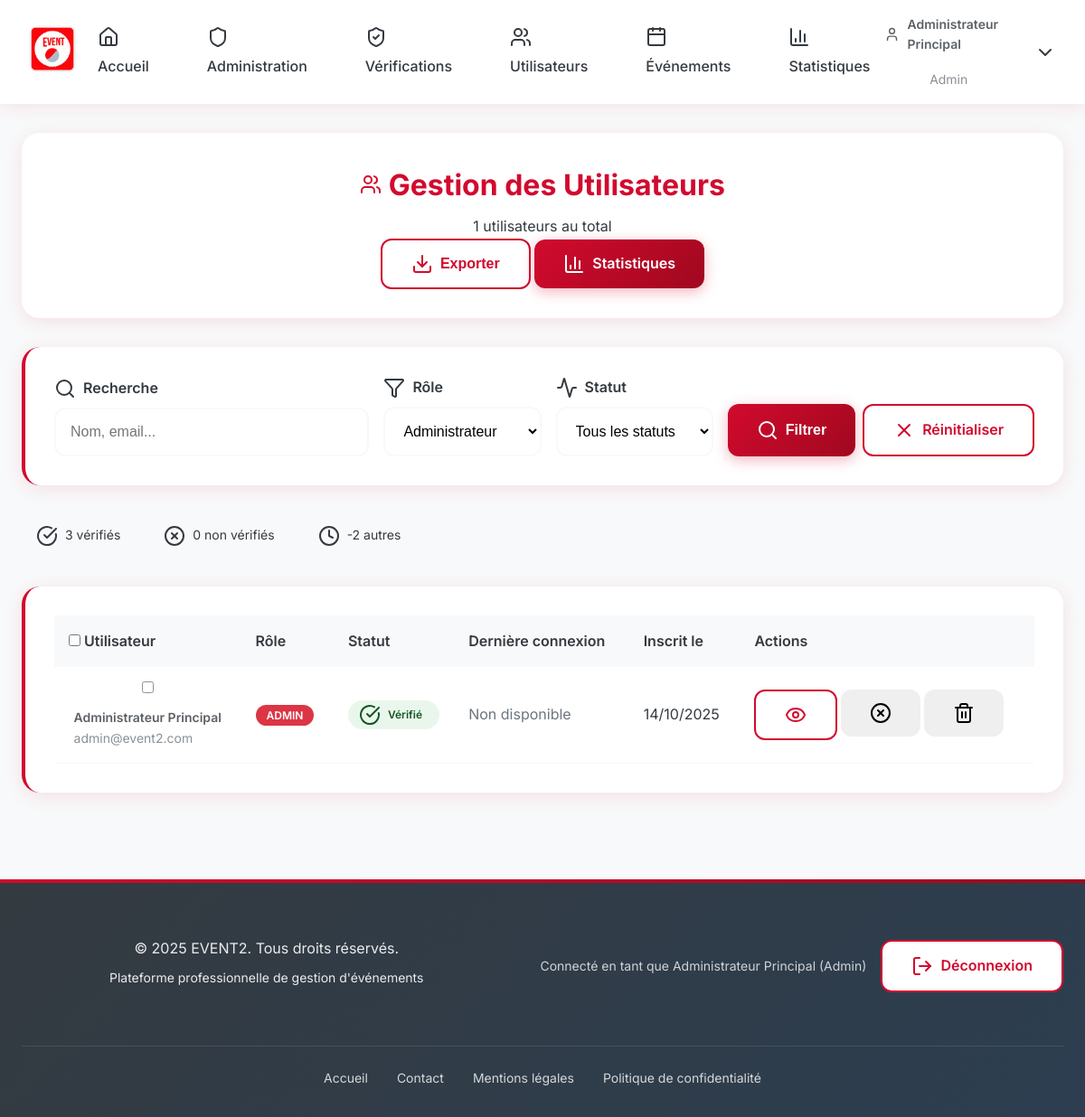
The app's page /admin/users.php?role=admin (signed in) with its own data.
### tables this page shows
CREATE TABLE utilisateurs (
    id INT PRIMARY KEY AUTO_INCREMENT,
    nom_complet VARCHAR(255) NOT NULL,
    email VARCHAR(255) NOT NULL,
    mot_de_passe_hash VARCHAR(255) NOT NULL,
    role ENUM('admin', 'organisateur', 'participant') DEFAULT 'participant',
    email_verifie BOOLEAN DEFAULT FALSE,
    date_creation DATETIME DEFAULT CURRENT_TIMESTAMP,
    statut_verification ENUM('en_attente', 'verifie', 'rejete') DEFAULT 'en_attente',
    date_demande_verification DATETIME NULL,
    date_verification DATETIME NULL,
    verifie_par_admin_id INT NULL,
    gmail_app_password VARCHAR(255) NULL
);

### admin/users.php (the view, shortened to what this page needs)
<?php
$db = Database::getInstance();
$search = $_GET['search'] ?? '';
$role_filter = $_GET['role'] ?? '';
$page = max(1, (int)($_GET['page'] ?? 1));
$per_page = 15;
$offset = ($page - 1) * $per_page;
$where_conditions = ["1=1"];
$params = [];
if (!empty($role_filter)) {
    $where_conditions[] = "role = ?";
    $params[] = $role_filter;
}
$count_sql = "SELECT COUNT(*) FROM utilisateurs WHERE " . implode(" AND ", $where_conditions);
$count_stmt = $db->prepare($count_sql);
$count_stmt->execute($params);
$total_users = $count_stmt->fetchColumn();
$sql = "
    SELECT id, nom_complet, email, role, date_creation, email_verifie
    FROM utilisateurs
    WHERE " . implode(" AND ", $where_conditions) . "
    ORDER BY date_creation DESC
    LIMIT $per_page OFFSET $offset
";
$stmt = $db->prepare($sql);
$stmt->execute($params);
$users = $stmt->fetchAll();
$total_verified = $db->query("SELECT COUNT(*) FROM utilisateurs WHERE email_verifie = TRUE")->fetchColumn();
$total_unverified = $db->query("SELECT COUNT(*) FROM utilisateurs WHERE email_verifie = FALSE")->fetchColumn();
include '../includes/header.php';
?>
<main class="dashboard fade-in">
    <div class="container">
        <div class="dashboard-header">
            <div class="dashboard-header-content">
                <h1>
                    <i data-lucide="users"></i>
                    Gestion des Utilisateurs
                </h1>
                <p class="dashboard-subtitle">
                    <?php echo number_format($total_users); ?> utilisateurs au total
                </p>
            </div>
            <div class="dashboard-actions">
                <button onclick="exportUsers()" class="btn btn-secondary">
                    <i data-lucide="download"></i>
                    Exporter
                </button>
                <a href="stats.php" class="btn btn-primary">
                    <i data-lucide="bar-chart-3"></i>
                    Statistiques
                </a>
            </div>
        </div>
        <div class="filters-section card">
            <form method="GET" class="filters-form">
                <div class="filters-grid">
                    <div class="filter-group">
                        <label for="search">
                            <i data-lucide="search"></i>
                            Recherche
                        </label>
                        <input type="text" id="search" name="search" class="form-control"
                               value="<?php echo htmlspecialchars($search); ?>"
                               placeholder="Nom, email...">
                    </div>
                    <div class="filter-group">
                        <label for="role">
                            <i data-lucide="filter"></i>
                            Rôle
                        </label>
                        <select id="role" name="role" class="form-control">
                            <option value="admin" <?php echo $role_filter === 'admin' ? 'selected' : ''; ?>>Administrateur</option>
                        </select>
                    </div>
                    <div class="filter-group">
                        <label for="status">
                            <i data-lucide="activity"></i>
                            Statut
                        </label>
                        <select id="status" name="status" class="form-control">
                            <option value="">Tous les statuts</option>
                        </select>
                    </div>
                    <div class="filter-actions">
                        <button type="submit" class="btn btn-primary">
                            <i data-lucide="search"></i>
                            Filtrer
                        </button>
                        <a href="<?php echo $_SERVER['PHP_SELF']; ?>" class="btn btn-secondary">
                            <i data-lucide="x"></i>
                            Réinitialiser
                        </a>
                    </div>
                </div>
            </form>
        </div>
        <div class="stats-summary">
            <div class="stat-badge">
                <i data-lucide="check-circle"></i>
                <span><?php echo $total_verified; ?> vérifiés</span>
            </div>
            <div class="stat-badge">
                <i data-lucide="x-circle"></i>
                <span><?php echo $total_unverified; ?> non vérifiés</span>
            </div>
            <div class="stat-badge">
                <i data-lucide="clock"></i>
                <span><?php echo $total_users - $total_verified - $total_unverified; ?> autres</span>
            </div>
        </div>
        <div class="users-table-section card">
            <div class="table-container">
                <table class="users-table">
                    <thead>
                        <tr>
                            <th>
                                <input type="checkbox" id="select-all">
                                Utilisateur
                            </th>
                            <th>Rôle</th>
                            <th>Statut</th>
                            <th>Dernière connexion</th>
                            <th>Inscrit le</th>
                            <th>Actions</th>
                        </tr>
                    </thead>
                    <tbody>
                        <?php if (empty($users)): ?>
                            <tr>
                                <td colspan="6" class="empty-state">
                                    <i data-lucide="users"></i>
                                    <p>Aucun utilisateur trouvé</p>
                                </td>
                            </tr>
                        <?php else: ?>
                            <?php foreach ($users as $user): ?>
                                <tr class="user-row" data-user-id="<?php echo $user['id']; ?>">
                                    <td>
                                        <div class="user-info">
                                            <input type="checkbox" class="user-checkbox" value="<?php echo $user['id']; ?>">
                                            <div class="user-details">
                                                <div class="user-name">
                                                    <?php echo htmlspecialchars($user['nom_complet']); ?>
                                                </div>
                                                <div class="user-email">
                                                    <?php echo htmlspecialchars($user['email']); ?>
                                                </div>
                                            </div>
                                        </div>
                                    </td>
                                    <td>
                                        <span class="role-badge role-<?php echo $user['role']; ?>">
                                            <?php echo ucfirst($user['role']); ?>
                                        </span>
                                    </td>
                                    <td>
                                        <span class="status-badge <?php echo $user['email_verifie'] ? 'status-verified' : 'status-unverified'; ?>">
                                            <i data-lucide="<?php echo $user['email_verifie'] ? 'check-circle' : 'x-circle'; ?>"></i>
                                            <?php echo $user['email_verifie'] ? 'Vérifié' : 'Non vérifié'; ?>
                                        </span>
                                    </td>
                                    <td>
                                        <span class="text-muted">Non disponible</span>
                                    </td>
                                    <td>
                                        <?php echo date('d/m/Y', strtotime($user['date_creation'])); ?>
                                    </td>
                                    <td>
                                        <div class="action-buttons">
                                            <button onclick="viewUser(<?php echo $user['id']; ?>)" class="btn btn-sm btn-secondary" data-tooltip="Voir détails">
                                                <i data-lucide="eye"></i>
                                            </button>
                                            <form method="post" style="display: inline;" onsubmit="return confirm('Êtes-vous sûr ?')">
                                                <button type="submit" class="btn btn-sm <?php echo $user['email_verifie'] ? 'btn-warning' : 'btn-success'; ?>"
                                                        data-tooltip="<?php echo $user['email_verifie'] ? 'Désactiver' : 'Vérifier'; ?>">
                                                    <i data-lucide="<?php echo $user['email_verifie'] ? 'x-circle' : 'check-circle'; ?>"></i>
                                                </button>
                                            </form>
                                            <?php if ($user['id'] !== $_SESSION['user_id']): ?>
                                                <form method="post" style="display: inline;" onsubmit="return confirm('Êtes-vous sûr de vouloir supprimer cet utilisateur ?')">
                                                    <button type="submit" class="btn btn-sm btn-danger" data-tooltip="Supprimer">
                                                        <i data-lucide="trash-2"></i>
                                                    </button>
                                                </form>
                                            <?php endif; ?>
                                        </div>
                                    </td>
                                </tr>
                            <?php endforeach; ?>
                        <?php endif; ?>
                    </tbody>
                </table>
            </div>
        </div>
    </div>
</main>
<?php include '../includes/footer.php'; ?>

### assets/css/style.css (style rules this page uses)
:root { --cerise-primary: #D20A2E; --cerise-dark: #A0081F; --cerise-light: #E63954; --white: #FFFFFF; --grey-light: #F8F9FA; --grey-medium: #6C757D; --grey-dark: #343A40; --shadow: rgba(210, 10, 46, 0.1); --gradient: linear-gradient(135deg, var(--cerise-primary) 0%, var(--cerise-dark) 100%); }
* { margin: 0; padding: 0; box-sizing: border-box; }
body { font-family: 'Inter', 'Segoe UI', Tahoma, Geneva, Verdana, sans-serif; line-height: 1.6; color: var(--grey-dark); background: var(--grey-light); font-size: 16px; }
.container { max-width: 1200px; margin: 0 auto; padding: 0 1.5rem; }
.btn { display: inline-flex; align-items: center; gap: 0.5rem; padding: 0.875rem 2rem; font-weight: 600; text-decoration: none; border-radius: 12px; transition: all 0.3s ease; cursor: pointer; border: none; font-size: 1rem; position: relative; overflow: hidden; }
.btn-primary { background: var(--gradient); color: var(--white); box-shadow: 0 4px 15px rgba(210, 10, 46, 0.3); }
.btn-secondary { background: var(--white); color: var(--cerise-primary); border: 2px solid var(--cerise-primary); }
.form-control { width: 100%; padding: 1rem; border: 2px solid var(--grey-light); border-radius: 12px; font-size: 1rem; transition: all 0.3s ease; background: var(--white); }
.dashboard { padding: 2rem 0; }
.dashboard-header { background: var(--white); padding: 2rem; border-radius: 20px; margin-bottom: 2rem; box-shadow: 0 4px 20px var(--shadow); }
.card { background: var(--white); padding: 2rem; border-radius: 20px; box-shadow: 0 4px 20px var(--shadow); transition: transform 0.3s ease; border-left: 4px solid var(--cerise-primary); }
.fade-in { animation: fadeIn 0.5s ease-in; }
.card { position: relative; overflow: hidden; }
.card::before { content: ''; position: absolute; top: 0; left: -100%; width: 100%; height: 100%; background: linear-gradient(90deg, transparent, rgba(210, 10, 46, 0.05), transparent); transition: left 0.5s ease; }
.btn { position: relative; overflow: hidden; }
.btn::before { content: ''; position: absolute; top: 50%; left: 50%; width: 0; height: 0; background: rgba(255,255,255,0.2); border-radius: 50%; transform: translate(-50%, -50%); transition: width 0.3s ease, height 0.3s ease; }
.fade-in { opacity: 0; transform: translateY(30px); animation: fadeInUp 0.8s ease forwards; }
.fade-in { opacity: 0; animation: fadeInUp 1s forwards; }
.dashboard-header { margin-bottom: 2rem; text-align: center; }
.dashboard-header h1 { color: var(--cerise-primary); margin-bottom: 0.5rem; }
.status-badge { padding: 0.25rem 0.75rem; border-radius: 20px; font-size: 0.8rem; font-weight: bold; }

### includes/header.php (style rules this page uses)
.user-info { display: flex; flex-direction: column; align-items: flex-end; }
.user-name { font-weight: 600; color: var(--grey-dark); display: flex; align-items: center; gap: 0.5rem; }

### admin/users.php (style rules this page uses)
.filters-section { margin-bottom: 2rem; }
.filters-grid { display: grid; grid-template-columns: 2fr 1fr 1fr auto; gap: 1rem; align-items: end; }
.filter-group { display: flex; flex-direction: column; gap: 0.5rem; }
.filter-group label { display: flex; align-items: center; gap: 0.5rem; font-weight: 600; color: var(--grey-dark); }
.filter-actions { display: flex; gap: 0.5rem; }
.stats-summary { display: flex; gap: 1rem; margin-bottom: 2rem; }
.stat-badge { display: flex; align-items: center; gap: 0.5rem; background: var(--grey-light); padding: 0.75rem 1rem; border-radius: 12px; font-size: 0.875rem; color: var(--grey-dark); }
.users-table-section { overflow: hidden; }
.table-container { overflow-x: auto; }
.users-table { width: 100%; border-collapse: collapse; }
.users-table th { background: var(--grey-light); padding: 1rem; text-align: left; font-weight: 600; color: var(--grey-dark); position: sticky; top: 0; }
.users-table td { padding: 1rem; border-bottom: 1px solid var(--grey-light); }
.user-info { display: flex; align-items: center; gap: 1rem; }
.user-details { flex: 1; }
.user-name { font-weight: 600; color: var(--grey-dark); }
.user-email { font-size: 0.875rem; color: var(--grey-medium); }
.role-badge { padding: 0.25rem 0.75rem; border-radius: 20px; font-size: 0.75rem; font-weight: 600; text-transform: uppercase; }
.role-admin { background: #dc3545; color: white; }
.status-badge { display: flex; align-items: center; gap: 0.5rem; padding: 0.25rem 0.75rem; border-radius: 20px; font-size: 0.75rem; font-weight: 600; }
.status-verified { background: rgba(40, 167, 69, 0.1); color: #155724; }
.text-muted { color: var(--grey-medium); }
.action-buttons { display: flex; gap: 0.25rem; }

### records on screen
utilisateurs: nom_complet "Administrateur Principal", email "admin@event2.com", role "ADMIN", email_verifie 1 (drawn), date_creation "14/10/2025"

### other values on screen
$_SESSION['user_name'] "Administrateur Principal"
$_SESSION['user_role'] "Admin"
$total_users "1"
$total_verified "3"
$total_unverified "0"
$total_users - $total_verified - $total_unverified "-2"
